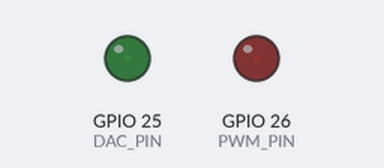
A program run on a simulated ESP32. Shown: output pins drawn as LEDs (lit = HIGH). What the program prints to the serial monitor is not drawn.

Above: at 1.05 s.
At 3.3 s:
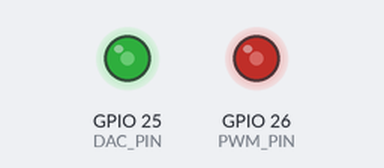
At 5.6 s:
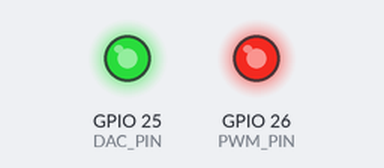
At 10.2 s:
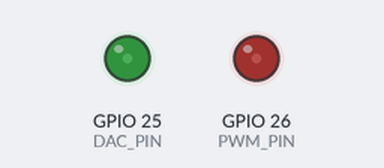
Timing chart, 0 to 14.3 s (numbered marks = the images above):
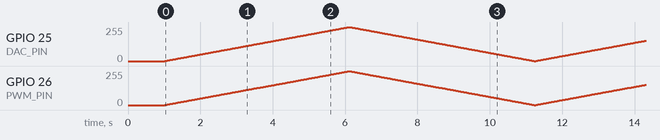

The program:

main.cpp
```cpp
// #include <Arduino.h>

// #define LED_PIN 25
// #define PWM_CH 0

// void setup()
// {
//     Serial.begin(115200);
//     delay(1000);
//     Serial.println("ESP32 PWM LED Test");

//     ledcSetup(PWM_CH, 5000, 8);   // channel, freq, 8-bit resolution
//     ledcAttachPin(LED_PIN, PWM_CH);
// }

// void loop()
// {
//     for (int v = 0; v <= 255; v++) { ledcWrite(PWM_CH, v); delay(10); }
//     for (int v = 255; v >= 0; v--) { ledcWrite(PWM_CH, v); delay(10); }
// }

#include <Arduino.h>

#define DAC_PIN 25   // DAC1
#define PWM_PIN 26   // PWM (any output pin works)
#define PWM_CH  0

void setup()
{
    Serial.begin(115200);
    delay(1000);
    Serial.println("DAC (GPIO25) vs PWM (GPIO26)");

    ledcSetup(PWM_CH, 5000, 8);
    ledcAttachPin(PWM_PIN, PWM_CH);
}

void loop()
{
    for (int v = 0; v <= 255; v++)
    {
        dacWrite(DAC_PIN, v);   // true analog voltage
        ledcWrite(PWM_CH, v);   // PWM duty cycle
        delay(20);
    }
    for (int v = 255; v >= 0; v--)
    {
        dacWrite(DAC_PIN, v);
        ledcWrite(PWM_CH, v);
        delay(20);
    }
}
```
